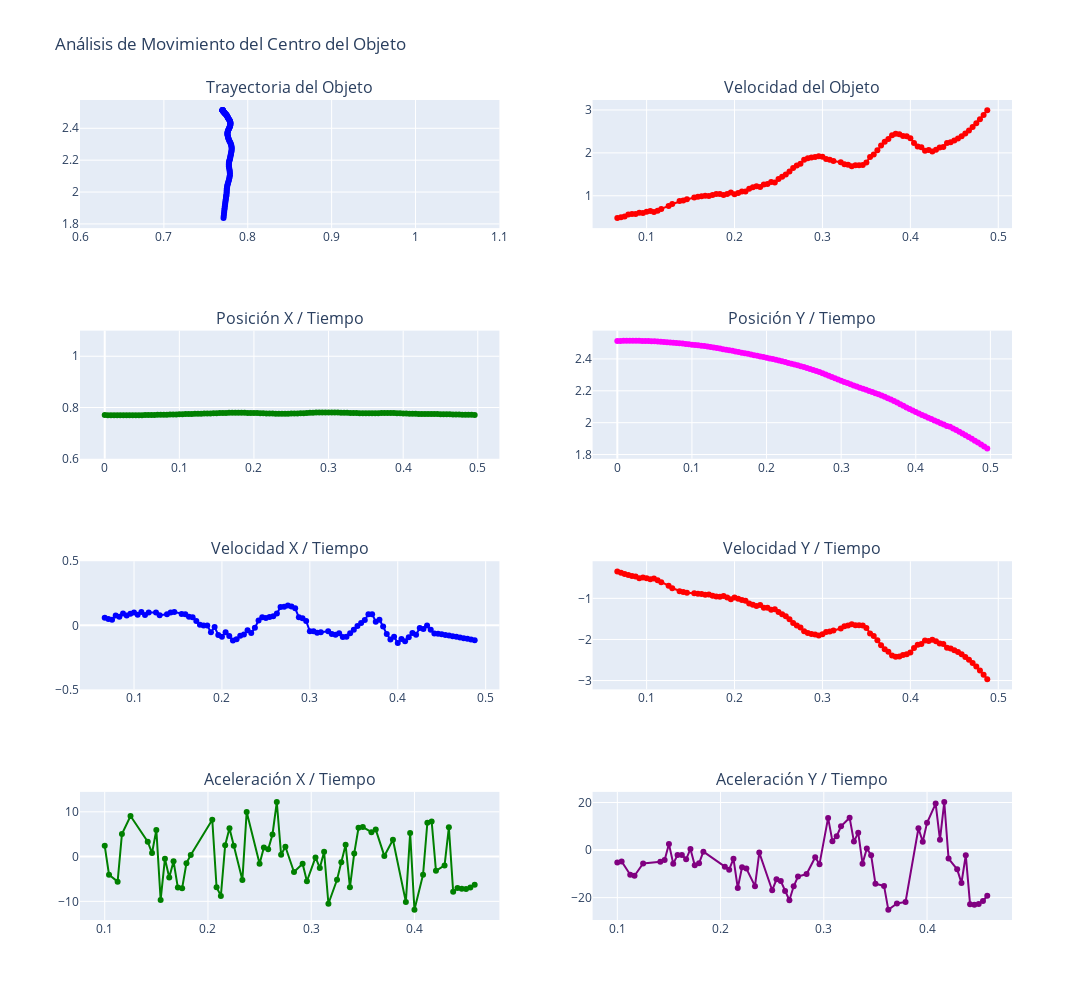

Notebook cell for this chart:
### Code cell
# Elegir dataframe a graficar
dfG = dfCentro
dfG_speed = dfCentro_speed
dfG_acceleration = dfCentro_acceleration

# Crear figura y ejes
# 4 filas, 2 columnas
fig = make_subplots(rows=4, cols=2, subplot_titles=("Trayectoria del Objeto", "Velocidad del Objeto", "Posición X / Tiempo", "Posición Y / Tiempo","Velocidad X / Tiempo", "Velocidad Y / Tiempo", "Aceleración X / Tiempo", "Aceleración Y / Tiempo"))


# Grafica la trayectoria
fig.update_xaxes(range=[0.6,1.1], row=1, col=1)
fig.add_trace(go.Scatter(x=dfG['X'], y=dfG['Y'], mode='lines+markers', marker=dict(color='blue')), row=1, col=1)

# Grafica la velocidad
fig.add_trace(go.Scatter(x=dfG_speed['Time (sec)'], y=dfG_speed['Speed'], mode='lines+markers', marker=dict(color='red'), name='Velocidad Total'), row=1, col=2)

# Grafica la posición X / tiempo
fig.update_yaxes(range=[0.6,1.1], row=2, col=1)
fig.add_trace(go.Scatter(x=dfG['Time (sec)'], y=dfG['X'], mode='lines+markers', marker=dict(color='green')), row=2, col=1)

# Grafica la posición Y / tiempo
fig.add_trace(go.Scatter(x=dfG['Time (sec)'], y=dfG['Y'], mode='lines+markers', marker=dict(color='magenta')), row=2, col=2)

# Grafica la velocidad X / tiempo
fig.update_yaxes(range=[-0.5,0.5], row=3, col=1)
fig.add_trace(go.Scatter(x=dfG_speed['Time (sec)'], y=dfG_speed['Speed_X'], mode='lines+markers', marker=dict(color='blue')), row=3, col=1)

# Grafica la velocidad Y / tiempo
fig.add_trace(go.Scatter(x=dfG_speed['Time (sec)'], y=dfG_speed['Speed_Y'], mode='lines+markers', marker=dict(color='red')), row=3, col=2)

# Grafica la aceleración X / tiempo
fig.add_trace(go.Scatter(x=dfG_acceleration['Time (sec)'], y=dfG_acceleration['Acceleration_X'], mode='lines+markers', marker=dict(color='green')), row=4, col=1)

# Grafica la aceleración Y / tiempo
fig.add_trace(go.Scatter(x=dfG_acceleration['Time (sec)'], y=dfG_acceleration['Acceleration_Y'], mode='lines+markers', marker=dict(color='purple')), row=4, col=2)

# Actualizar los títulos y ajustar el diseño
fig.update_layout(height=1000, width=1200, title_text="Análisis de Movimiento del Centro del Objeto", showlegend=False)


# Mostrar los gráficos
fig.show() # Si hay error acá, revisar el renderer
